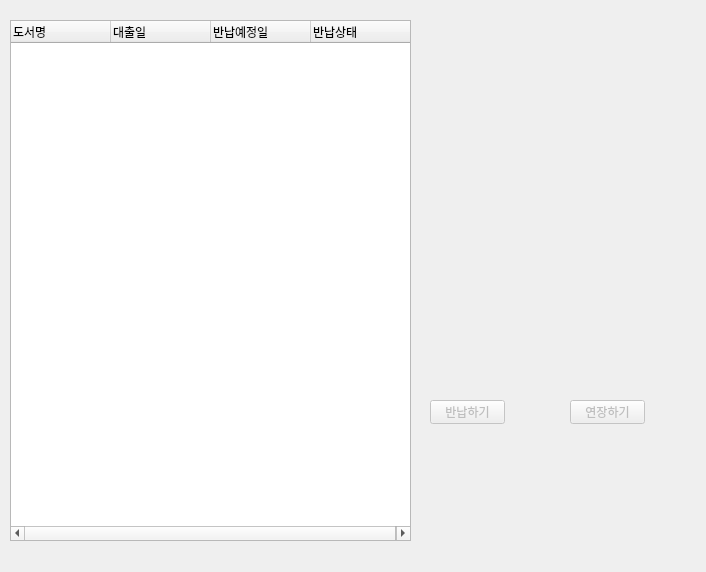
<?xml version="1.0" encoding="UTF-8"?>
<ui version="4.0">
 <class>Form</class>
 <widget class="QWidget" name="Form">
  <property name="geometry">
   <rect>
    <x>0</x>
    <y>0</y>
    <width>706</width>
    <height>572</height>
   </rect>
  </property>
  <property name="windowTitle">
   <string>Form</string>
  </property>
  <widget class="QPushButton" name="pushButtonBookReturn">
   <property name="enabled">
    <bool>false</bool>
   </property>
   <property name="geometry">
    <rect>
     <x>430</x>
     <y>400</y>
     <width>75</width>
     <height>24</height>
    </rect>
   </property>
   <property name="text">
    <string>반납하기</string>
   </property>
  </widget>
  <widget class="QPushButton" name="pushButtonBookProlong">
   <property name="enabled">
    <bool>false</bool>
   </property>
   <property name="geometry">
    <rect>
     <x>570</x>
     <y>400</y>
     <width>75</width>
     <height>24</height>
    </rect>
   </property>
   <property name="text">
    <string>연장하기</string>
   </property>
  </widget>
  <widget class="QTreeWidget" name="treeWidgetLoanList">
   <property name="geometry">
    <rect>
     <x>10</x>
     <y>20</y>
     <width>401</width>
     <height>521</height>
    </rect>
   </property>
   <column>
    <property name="text">
     <string>도서명</string>
    </property>
   </column>
   <column>
    <property name="text">
     <string>대출일</string>
    </property>
   </column>
   <column>
    <property name="text">
     <string>반납예정일</string>
    </property>
   </column>
   <column>
    <property name="text">
     <string>반납상태</string>
    </property>
   </column>
  </widget>
 </widget>
 <resources/>
 <connections/>
</ui>
